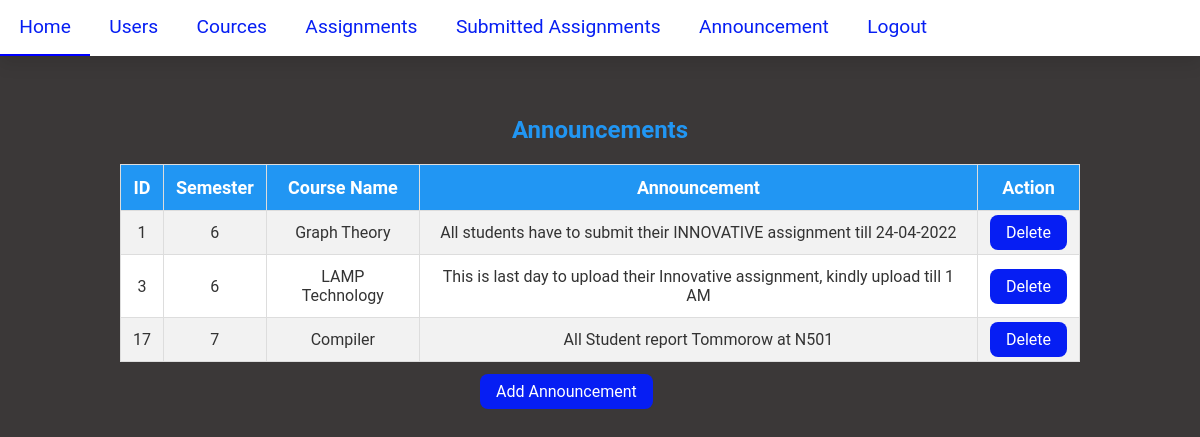
Page /admin_announcement.php on the committed database.
### tables this page shows
CREATE TABLE `announcement` (
  `id` int(11) NOT NULL,
  `semester` decimal NOT NULL,
  `cource_name` varchar(200) NOT NULL,
  `announcement` text NOT NULL
);

### admin_announcement.php (the view, shortened to what this page needs)
<link rel="stylesheet" href="style.css">
<?php
include 'db.php';
include 'header.php';
$query = "SELECT * FROM announcement";
$result = mysqli_query($conn, $query);
if (mysqli_num_rows($result) > 0) {
    echo "<h2>Announcements</h2>";
    echo "<table>";
    echo "<tr><th>ID</th><th>Semester</th><th>Course Name</th><th>Announcement</th><th>Action</th></tr>";
    while ($row = mysqli_fetch_assoc($result)) {
        echo "<tr>";
        echo "<td>" . $row['id'] . "</td>";
        echo "<td>" . $row['semester'] . "</td>";
        echo "<td>" . $row['cource_name'] . "</td>";
        echo "<td>" . $row['announcement'] . "</td>";
        echo '<td><a href="admin_announcement.php?id=' . (isset($row['id']) ? $row['id'] : '') . '" class="btn btn-danger">Delete</a></td>';
        echo "</tr>";
    }
    echo "</table>";
    echo '<a href="add_announcement.php" class="btn btn-danger" style="margin-left:40%;">Add Announcement</a>';
} else {
    echo "No announcements found.";
}
?>

### admin_announcement.php (style rules this page uses)
h2 { color: #2196F3; text-align: center; margin-top: 40px; margin-bottom: 20px; }
table { border-collapse: collapse; width: 80%; margin: 0 auto; margin-bottom: 20px; }
th, td { text-align: center; vertical-align: middle; padding: 12px; border: 1px solid #ddd; }
th { background-color: #2196F3; color: #fff; font-weight: bold; font-size: 18px; }
td { font-size: 16px; background-color: #fff; color: #333; }
tr:nth-child(even) td { background-color: #f2f2f2; }

### header.php (style rules this page uses)
* { margin: 0px; padding: 0px; font-family: 'Roboto', sans-serif; }
.btn { border: none; background-color: #061ef3ff; border-radius: 0.5em; color: #fff; cursor: pointer; font-size: 1em; padding: 0.5em 1em; text-align: center; text-decoration: none; transition: background-color 0.3s ease; }

### rows in the picture
announcement: id "1", semester "6", cource_name "Graph Theory", announcement "All students have to submit their INNOVATIVE assignment till 24-04-2022"
announcement: id "3", semester "6", cource_name "LAMP Technology", announcement "This is last day to upload their Innovative assignment, kindly upload till 1 AM"
announcement: id "17", semester "7", cource_name "Compiler", announcement "All Student report Tommorow at N501"
